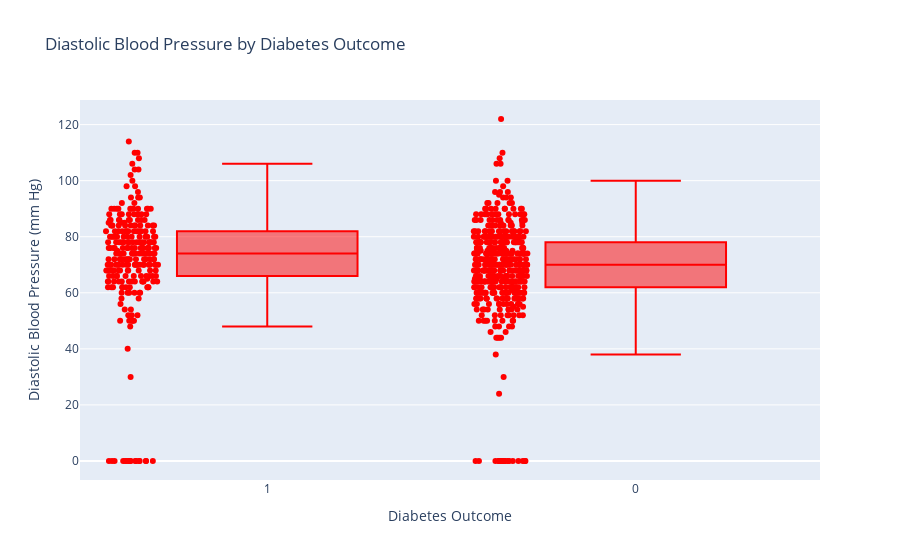

Notebook code cell kept with this figure:
### Code cell
# Creating a box plot
figure = px.box(dataset, x='Outcome', y='BloodPressure', points="all",
                boxmode='overlay', 
                labels={
                    "Outcome": "Diabetes Outcome",
                    "BloodPressure": "Diastolic Blood Pressure (mm Hg)"
                },
                title="Diastolic Blood Pressure by Diabetes Outcome")
figure.update_traces(marker=dict(color='red'), selector=dict(type='box'))
# Display
figure.show()

### Figure 1 — Plotly figure (JSON) as saved in the notebook; plotly's stock layout.template omitted (floating-point values rounded to 4 significant figures; data arrays with more than 128 entries replaced by an {"elided": "..."} marker saying what was removed)
{"data": [{"alignmentgroup": "True", "boxpoints": "all", "hovertemplate": "Diabetes Outcome=%{x}<br>Diastolic Blood Pressure (mm Hg)=%{y}<extra></extra>", "legendgroup": "", "marker": {"color": "red"}, "name": "", "notched": false, "offsetgroup": "", "orientation": "v", "showlegend": false, "type": "box", "x": {"elided": "750 str values"}, "x0": " ", "xaxis": "x", "y": {"elided": "750 int values"}, "y0": " ", "yaxis": "y"}], "layout": {"autosize": true, "boxmode": "overlay", "legend": {"tracegroupgap": 0}, "title": {"text": "Diastolic Blood Pressure by Diabetes Outcome"}, "xaxis": {"anchor": "y", "autorange": true, "domain": [0, 1], "range": [-0.5069, 1.5], "title": {"text": "Diabetes Outcome"}, "type": "category"}, "yaxis": {"anchor": "x", "autorange": true, "domain": [0, 1], "range": [-6.778, 128.8], "title": {"text": "Diastolic Blood Pressure (mm Hg)"}, "type": "linear"}}}
